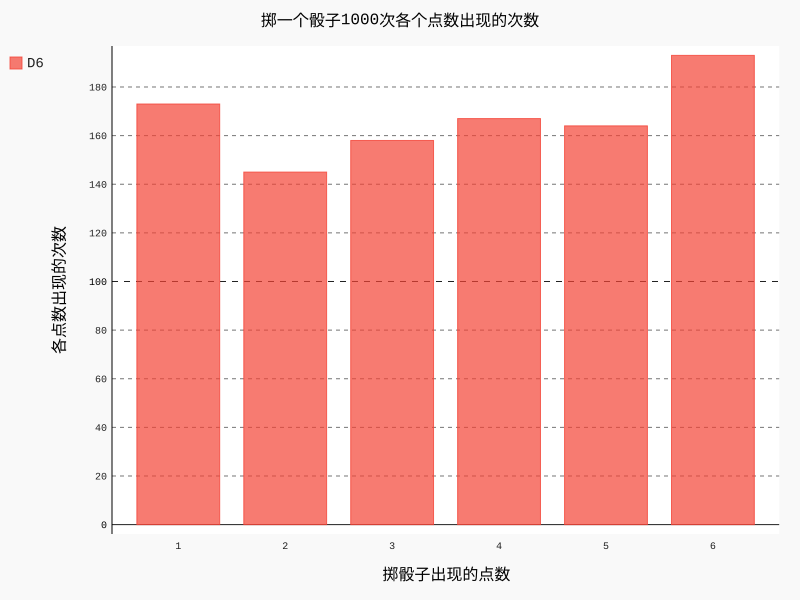

The script that drew this image:
#!/usr/bin/env python3
# -*- coding: utf-8 -*-
# 生成一个柱状图

from pcc.die import Die
import pygal

# 创建一个D6
die = Die()

# 掷几次次骰子，并将结果存储在一个列表中
results = []
for roll_num in range(1000):
    result = die.roll()
    results.append(result)
# print(results)

# 分析结果，用于存储每一个点数出现的次数
frequencies = []
for value in range(1, die.num_sides + 1):
    frequency = results.count(value)
    frequencies.append(frequency)
print(frequencies)


# 对结果进行可视化，创建一个条形图实例
hist = pygal.Bar()

hist.title = "掷一个骰子1000次各个点数出现的次数"
hist.x_labels = [x for x in range(1, die.num_sides + 1)]
hist.x_title = "掷骰子出现的点数"
hist.y_title = "各点数出现的次数"

hist.add("D6", frequencies)
# 默认生成svg图表
hist.render_to_file('die_visual.svg')
# 生成png格式图表
hist.render_to_png(filename='die_visual.png')
